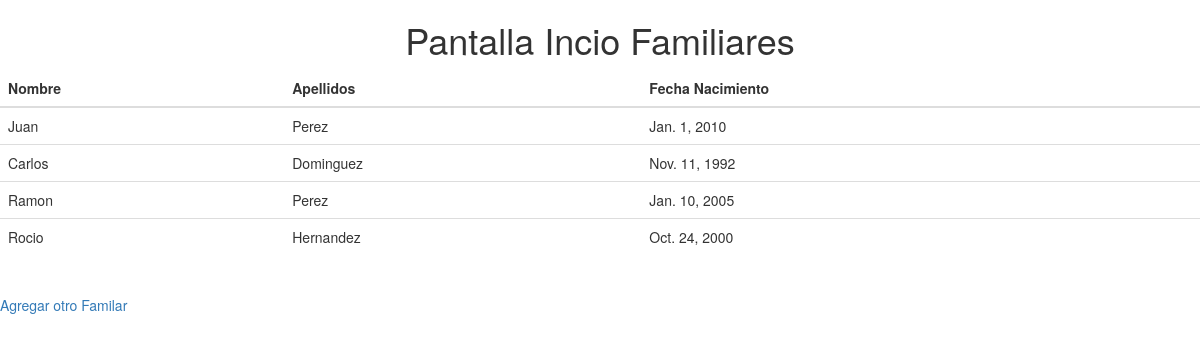
Page /AppPrimerMVt/ on the committed database.
### AppPrimerMVt/models.py (models this page shows, shortened)
class Familiares(models.Model):
    idFamiliar = models.AutoField(primary_key=True)
    nombre = models.CharField(max_length=45)
    apellidos = models.CharField(max_length=60)
    fechaNacimiento = models.DateField()

### AppPrimerMVt/views.py (the view)
# urls.py: path('', views.inicio, name="Inicio"), #esta era nuestra primer view
def inicio(request):
    familiares = Familiares.objects.all() #trae todos los profesores
    contexto= {"familiares":familiares}
    return render(request, "AppPrimerMVt/inicio.html",contexto)

### AppPrimerMVt/templates/AppPrimerMVt/inicio.html (shortened to what this page needs)
<!DOCTYPE html>
<html lang="">
<head>
    <link href="https://maxcdn.bootstrapcdn.com/bootstrap/3.3.7/css/bootstrap.min.css" rel="stylesheet">
</head>
<body>
    <h1 class="text-center">Pantalla Incio Familiares</h1>
    <table class="table table-hover">
        <thead>
            <tr>
                <th>Nombre</th>
                <th>Apellidos</th>
                <th>Fecha Nacimiento</th>
            </tr>
        </thead>
        <tbody>
            {% for familiar in familiares %}
                <tr>
                    <td>{{familiar.nombre}}</td>
                    <td>{{familiar.apellidos}}</td>
                    <td>{{familiar.fechaNacimiento}}</td>
                </tr>
            {% endfor %}
        </tbody>
    </table>
    <br>
    <a href="familiares">Agregar otro Familar</a>
</body>
</html>

### rows in the picture
Familiares: nombre "Juan", apellidos "Perez", fechaNacimiento "Jan. 1, 2010"
Familiares: nombre "Carlos", apellidos "Dominguez", fechaNacimiento "Nov. 11, 1992"
Familiares: nombre "Ramon", apellidos "Perez", fechaNacimiento "Jan. 10, 2005"
Familiares: nombre "Rocio", apellidos "Hernandez", fechaNacimiento "Oct. 24, 2000"
